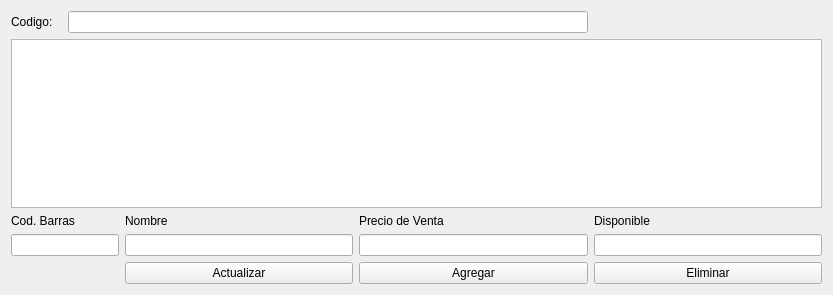
<?xml version="1.0" encoding="UTF-8"?>
<ui version="4.0">
 <class>Form</class>
 <widget class="QWidget" name="Form">
  <property name="geometry">
   <rect>
    <x>0</x>
    <y>0</y>
    <width>833</width>
    <height>295</height>
   </rect>
  </property>
  <property name="windowTitle">
   <string>Stock</string>
  </property>
  <layout class="QGridLayout" name="gridLayout">
   <item row="0" column="0">
    <widget class="QLabel" name="label">
     <property name="text">
      <string>Codigo:</string>
     </property>
    </widget>
   </item>
   <item row="1" column="0" colspan="5">
    <widget class="QTableWidget" name="tableWidget"/>
   </item>
   <item row="2" column="0" colspan="2">
    <widget class="QLabel" name="label_2">
     <property name="text">
      <string>Cod. Barras</string>
     </property>
    </widget>
   </item>
   <item row="2" column="2">
    <widget class="QLabel" name="label_3">
     <property name="text">
      <string>Nombre</string>
     </property>
    </widget>
   </item>
   <item row="2" column="3">
    <widget class="QLabel" name="label_4">
     <property name="text">
      <string>Precio de Venta</string>
     </property>
    </widget>
   </item>
   <item row="2" column="4">
    <widget class="QLabel" name="label_5">
     <property name="text">
      <string>Disponible</string>
     </property>
    </widget>
   </item>
   <item row="3" column="0" colspan="2">
    <widget class="QLineEdit" name="lineEdit_2"/>
   </item>
   <item row="3" column="2">
    <widget class="QLineEdit" name="lineEdit_3"/>
   </item>
   <item row="3" column="3">
    <widget class="QLineEdit" name="lineEdit_4"/>
   </item>
   <item row="3" column="4">
    <widget class="QLineEdit" name="lineEdit_5"/>
   </item>
   <item row="4" column="4">
    <widget class="QPushButton" name="pushButton_3">
     <property name="text">
      <string>Eliminar</string>
     </property>
    </widget>
   </item>
   <item row="4" column="3">
    <widget class="QPushButton" name="pushButton_2">
     <property name="text">
      <string>Agregar</string>
     </property>
    </widget>
   </item>
   <item row="4" column="2">
    <widget class="QPushButton" name="pushButton">
     <property name="text">
      <string>Actualizar</string>
     </property>
    </widget>
   </item>
   <item row="0" column="1" colspan="3">
    <widget class="QLineEdit" name="lineEdit"/>
   </item>
  </layout>
 </widget>
 <resources/>
 <connections/>
</ui>
